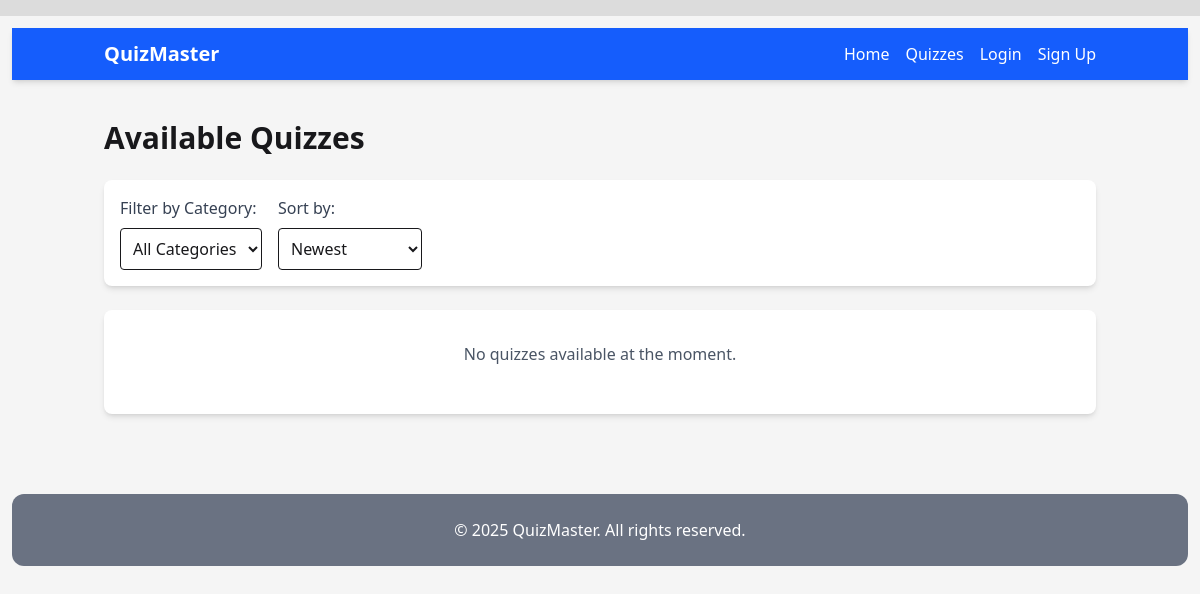
Before: /quizzes/ with the older database file.
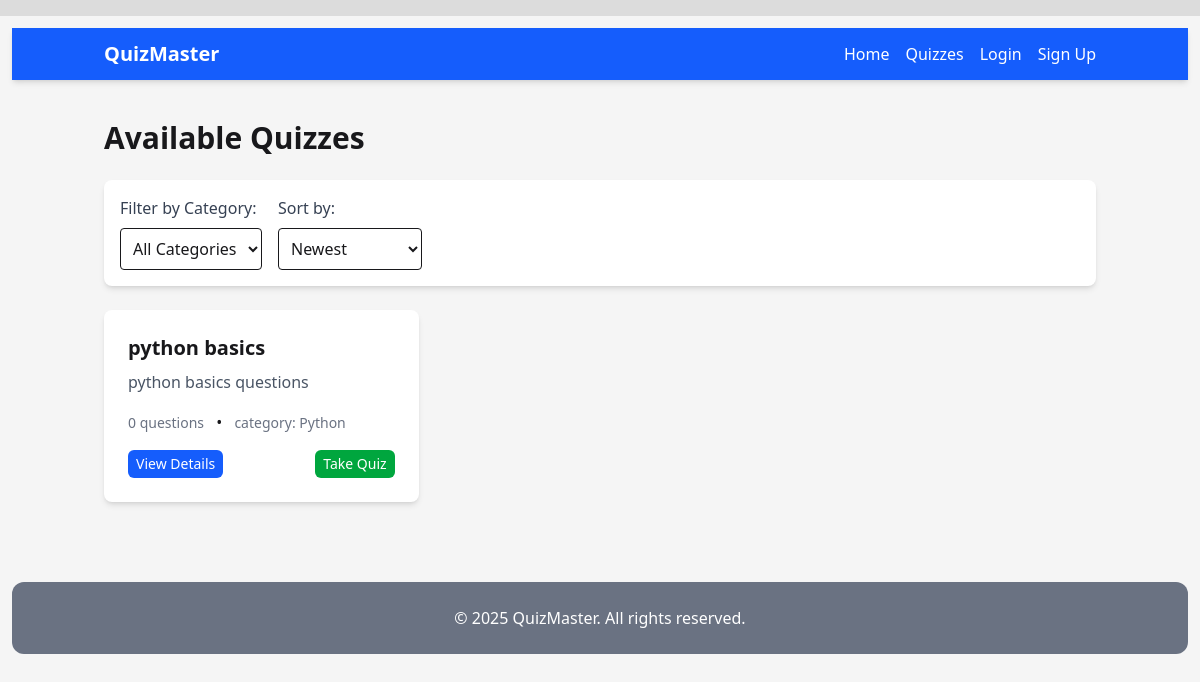
After: the same page with the newer database file.
### quiz/models.py (models this page shows, shortened)
class Quiz(models.Model):
    title = models.CharField(max_length=200)
    description = models.TextField(blank=True)
    category = models.ForeignKey(Category, on_delete=models.SET_NULL, null=True, related_name='quizzes')
    created_by = models.ForeignKey(User, on_delete=models.CASCADE, related_name='quizzes')
    created_at = models.DateTimeField(auto_now_add=True)
    updated_at = models.DateTimeField(auto_now=True)
    is_active = models.BooleanField(default=True)
    time_limit = models.PositiveIntegerField(help_text="Time limit in minutes", null=True, blank=True)
    max_questions = models.PositiveIntegerField(default=50)
    min_questions = models.PositiveIntegerField(default=5)
    class Meta:
        ordering = ['-created_at']
    @property
    def average_rating(self):
        ratings = self.ratings.all()
        if not ratings:
            return 0
        return sum(rating.score for rating in ratings) / len(ratings)

class Category(models.Model):
    name = models.CharField(max_length=100, unique=True)
    description = models.TextField(blank=True)

### quiz/views.py (the view)
# urls.py: path('', views.QuizListView.as_view(), name='quiz-list'),
class QuizListView(ListView):
    model = Quiz
    template_name = 'quiz/quiz_list.html'
    context_object_name = 'quizzes'
    def get_queryset(self):
        queryset = Quiz.objects.filter(is_active=True)
        category_id = self.request.GET.get('category')
        if category_id:
            queryset = queryset.filter(category_id=category_id)
        sort_by = self.request.GET.get('sort')
        if sort_by == 'rating':
            queryset = queryset.annotate(avg_rating=Avg('ratings__score')).order_by('-avg_rating')
        elif sort_by == 'newest':
            queryset = queryset.order_by('-created_at')
        elif sort_by == 'oldest':
            queryset = queryset.order_by('created_at')
        return queryset
    def get_context_data(self, **kwargs):
        context = super().get_context_data(**kwargs)
        context['categories'] = Category.objects.all()
        context['selected_category'] = self.request.GET.get('category')
        context['sort_by'] = self.request.GET.get('sort', 'newest')
        return context

### quiz/templates/quiz/quiz_list.html (shortened to what this page needs)
{% extends "base.html" %}
{% block content %}
<div class="max-w-6xl mx-auto">
    <h1 class="text-3xl font-bold mb-6">Available Quizzes</h1>
    <div class="bg-white rounded-lg shadow-md p-4 mb-6">
        <div class="flex flex-wrap gap-4">
            <div>
                <label class="block text-gray-700 mb-2">Filter by Category:</label>
                <select id="category-filter" class="border rounded p-2" onchange="location.href=`?category=${this.value}&sort={{ sort_by }}`">
                    <option value="">All Categories</option>
                </select>
            </div>
            <div>
                <label class="block text-gray-700 mb-2">Sort by:</label>
                <select id="sort-by" class="border rounded p-2" onchange="location.href=`?category={{ selected_category }}&sort=${this.value}`">
                    <option value="newest" {% if sort_by == 'newest' %}selected{% endif %}>Newest</option>
                </select>
            </div>
        </div>
    </div>
    {% if quizzes %}
        <div class="grid grid-cols-1 md:grid-cols-2 lg:grid-cols-3 gap-6">
            {% for quiz in quizzes %}
                <div class="bg-white rounded-lg shadow-md overflow-hidden hover:shadow-lg transition-shadow">
                    <div class="p-6">
                        <div class="flex justify-between items-start mb-2">
                            <h2 class="text-xl font-bold">{{ quiz.title }}</h2>
                        </div>
                        <p class="text-gray-600 mb-4">{{ quiz.description|truncatewords:20 }}</p>
                        <div class="flex justify-between items-center mb-4">
                            <div>
                                <span class="text-sm text-gray-500">{{ quiz.questions.count }} questions</span>
                                {% if quiz.category %}
                                    <span class="mx-2">•</span>
                                    <span class="text-sm text-gray-500">category: {{ quiz.category.name }}</span>
                                {% endif %}
                            </div>
                        </div>
                        <div class="flex justify-between items-center">
                            <a href="{% url 'quiz-detail' quiz.pk %}" class="bg-blue-600 text-white text-sm px-2 py-1 rounded-md hover:bg-blue-700">View Details</a>
                            <a href="{% url 'quiz-take' quiz.pk %}" class="bg-green-600 text-white text-sm px-2 py-1 rounded-md hover:bg-green-700">Take Quiz</a>
                        </div>
                    </div>
                </div>
            {% endfor %}
        </div>
    {% else %}
        <div class="bg-white rounded-lg shadow-md p-8 text-center">
            <p class="text-gray-600 mb-4">No quizzes available at the moment.</p>
        </div>
    {% endif %}
</div>
{% endblock %}

Changed rows visible on the page:
added Quiz: title "python basics", description "python basics questions", questions.count "0", category.name "Python"
Other visible differences:
text no longer shown: "No quizzes available at the moment."
